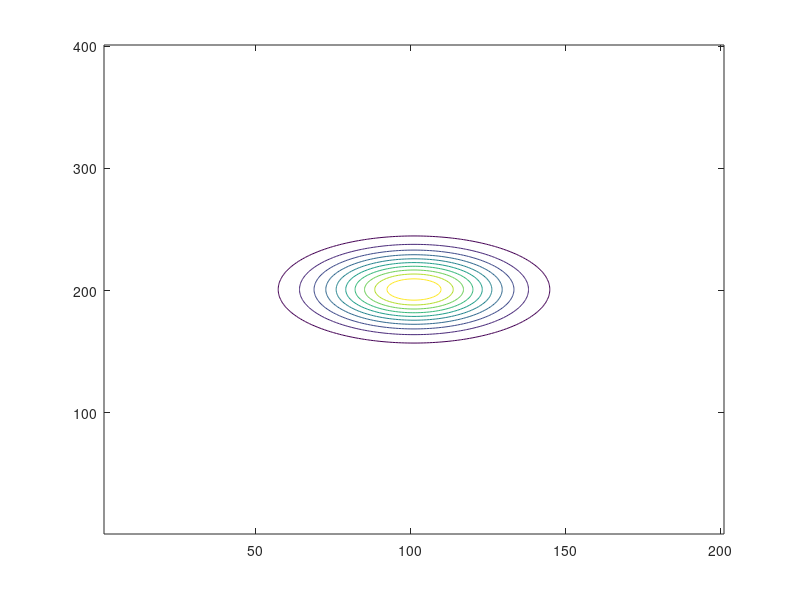
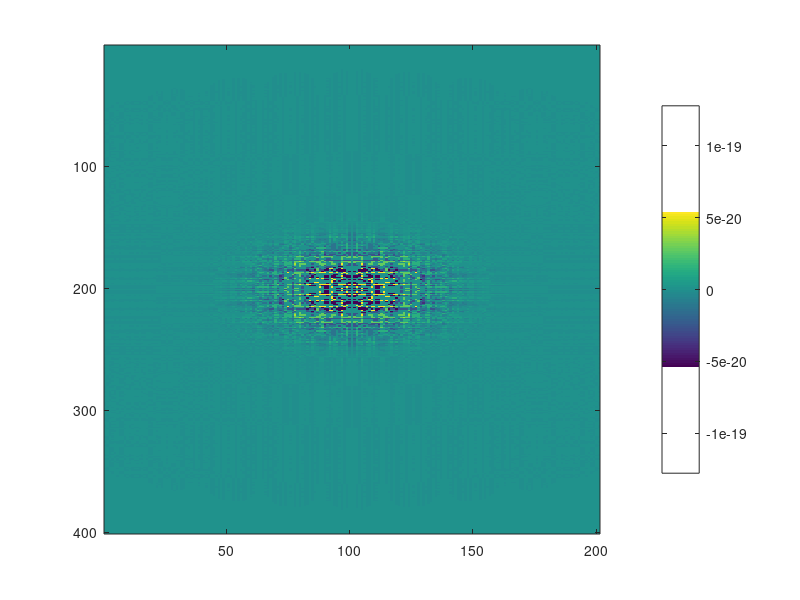

The MATLAB script that drew these images, in order:
clear
close all;

szXY    = 100;
sgmXY   = 20;
szZ     = 200;
sgmZ    = 20;

%% 3D Gauss function
x = -szXY:szXY; % grid vectors
z = -szZ:szZ;
[a c]= meshgrid(x,z); % GRID
arg   = -(a.*a)/(2*sgmXY*sgmXY)-c.*c/(2*sgmZ*sgmZ);
G     = exp(arg); % exponential
G  = G/sum(G(:)); % normalize
contour(G); % display Gauss function

%% regenerate 2D slices of the 3D Gauss function
zVal = G(:,szXY+1);
a = x;
for i = 1:length(zVal)
    arg   = -a.*a/(2*sgmXY*sgmXY);
    g(i,:)     = zVal(i)*exp(arg); % exponential
end

figure; imagesc(G-g); colorbar;


